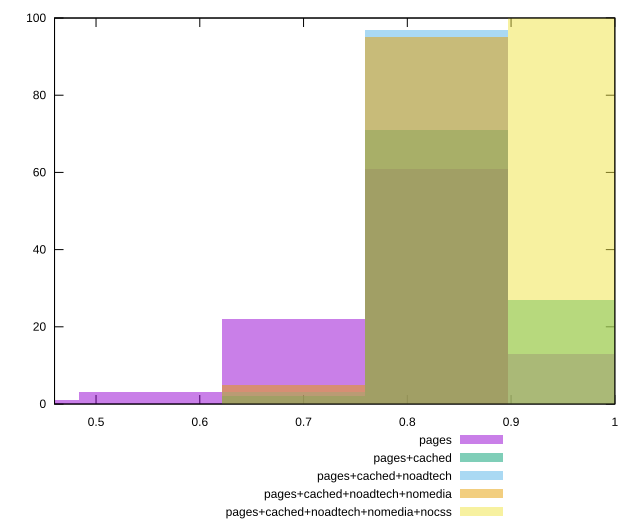

This chart was generated by the following gnuplot code:
reset

$pages <<EOF
0.9663535908312675 13
0.6902525648794767 22
0.8283030778553722 61
0.5522020519035814 3
0.4141515389276861 1
EOF

$pagesCached <<EOF
0.8283030778553722 71
0.9663535908312675 27
0.6902525648794767 2
EOF

$pagesCachedNoadtech <<EOF
0.8283030778553722 97
0.6902525648794767 3
EOF

$pagesCachedNoadtechNomedia <<EOF
0.8283030778553722 95
0.6902525648794767 5
EOF

$pagesCachedNoadtechNomediaNocss <<EOF
0.9663535908312675 100
EOF

set key outside below
set boxwidth 0.13805051297589535
set xrange [0.46:1]
set yrange [0:100]
set trange [0:100]
set style fill transparent solid 0.5 noborder
set terminal svg size 640, 530 enhanced background rgb 'white'
set output "report_00021_2021-02-20T09:16:39.615Z/unused-css-rules/comparison/histogram/all_score.svg"

plot $pages title "pages" with boxes, \
     $pagesCached title "pages+cached" with boxes, \
     $pagesCachedNoadtech title "pages+cached+noadtech" with boxes, \
     $pagesCachedNoadtechNomedia title "pages+cached+noadtech+nomedia" with boxes, \
     $pagesCachedNoadtechNomediaNocss title "pages+cached+noadtech+nomedia+nocss" with boxes

reset
